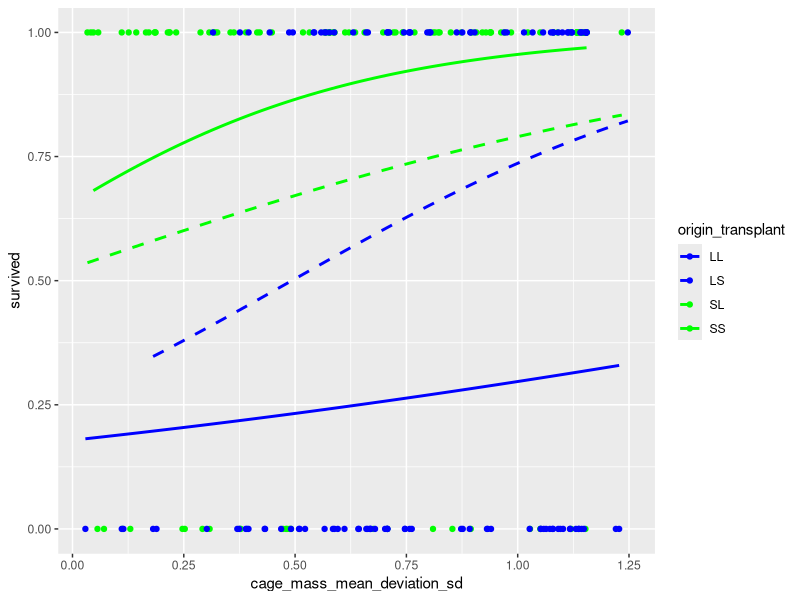
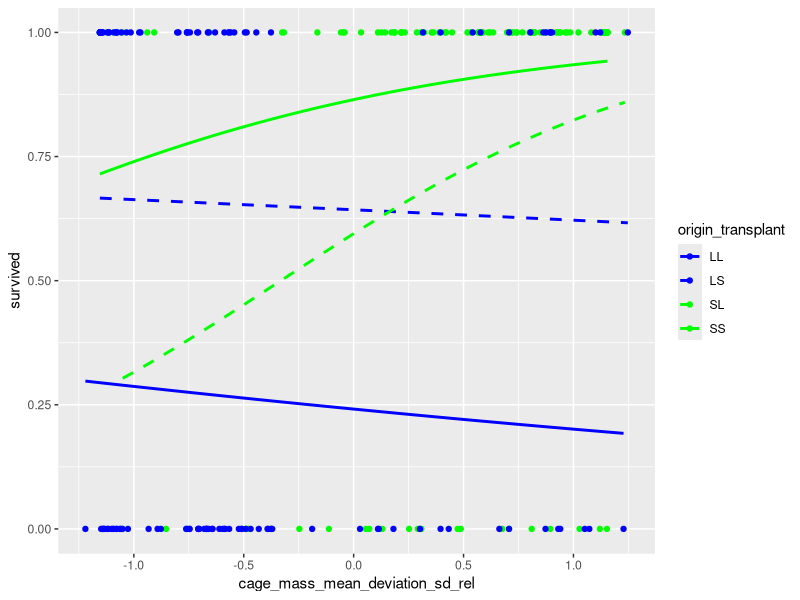

Generate these figures, in order, with R:
## ---- chunk 1
knitr::opts_chunk$set(
  collapse = TRUE,
  comment = "#>"
)
## ---- chunk 2
total_n_fish <- 300
n_fish_control <- 60
n_fish_transplanted <- 240
origin_values <- c("Lake", "Stream")
transplanted_values <- c("Lake", "Stream", "Control")
lowest_pre_mass <- 0.5
highest_pre_mass <- 3.6
n_survived <- 151
n_died <- 89
n_enclosures <- 80
n_enclosures_with_2_fish <- 3
n_enclosures_with_3_fish <- 74
n_enclosures_with_4_fish <- 3
anomous_enclosures <- c("L20", "L25", "L6", "L7", "S22", "S24")
cage_mass_mean_for_l1 <- 1.256667
cage_mass_stdev_for_l1 <- 0.4532475
cage_mass_mean_deviation_sd_for_l1 <- c(1.1546303, -0.5662836, -0.5883466)

abs_cage_mass_mean_deviation_sd_for_l1 <- abs(cage_mass_mean_deviation_sd_for_l1)
## ---- chunk 3
testthat::expect_equal(
  total_n_fish,
  n_fish_control + n_fish_transplanted
)
testthat::expect_equal(
  n_fish_transplanted,
  n_survived + n_died
)
testthat::expect_equal(
  n_enclosures,
  n_enclosures_with_2_fish + n_enclosures_with_3_fish + n_enclosures_with_4_fish
)
testthat::expect_equal(
  length(anomous_enclosures),
  n_enclosures_with_2_fish + n_enclosures_with_4_fish
)
## ---- chunk 4
t_all <- read.csv("Bolnick_traits.txt", sep = " ")
## ---- chunk 5
knitr::kable(head(t_all))
## ---- chunk 6
t <- t_all |> dplyr::select(fishID, origin, enclosure, pre_mass, transplant,  survived) |> dplyr::arrange(enclosure)
knitr::kable(head(t))
## ---- chunk 7
testthat::expect_equal(total_n_fish, length(unique(t$fishID)))
## ---- chunk 8
testthat::expect_equal(unique(t$origin), origin_values)
## ---- chunk 9
testthat::expect_equal(unique(t$transplant), transplanted_values)
## ---- chunk 10
t_1 <- t |> dplyr::filter(transplant != "Control") 
testthat::expect_equal(n_fish_transplanted, length(unique(t_1$fishID)))
## ---- chunk 11
testthat::expect_equal(lowest_pre_mass, min(t_1$pre_mass))
testthat::expect_equal(highest_pre_mass, max(t_1$pre_mass))
## ---- chunk 12
testthat::expect_equal(n_survived, sum(t_1$survived == TRUE))
testthat::expect_equal(n_died, sum(t_1$survived == FALSE))
## ---- chunk 13
testthat::expect_equal(n_enclosures, length(unique(t_1$enclosure)))
## ---- chunk 14
n_fish_per_enclosure <- dplyr::count(t_1, enclosure)
testthat::expect_equal(n_enclosures_with_2_fish, sum(n_fish_per_enclosure$n == 2))
testthat::expect_equal(n_enclosures_with_3_fish, sum(n_fish_per_enclosure$n == 3))
testthat::expect_equal(n_enclosures_with_4_fish, sum(n_fish_per_enclosure$n == 4))
knitr::kable(head(n_fish_per_enclosure))
## ---- chunk 15
testthat::expect_equal(anomous_enclosures, n_fish_per_enclosure[n_fish_per_enclosure$n != 3, ]$enclosure)
knitr::kable(n_fish_per_enclosure[n_fish_per_enclosure$n != 3, ])
## ---- chunk 16
cage_mass_mean_per_enclosure <- t_1 |> 
  dplyr::select(enclosure, pre_mass) |>
  dplyr::group_by(enclosure) |>
  dplyr::summarise(cage_mass_mean = mean(pre_mass))
t_2 <- merge(t_1, cage_mass_mean_per_enclosure)
knitr::kable(head(t_2))
knitr::kable(t_2[t_2$enclosure == "L1", ])
testthat::expect_equal(
  t_2[t_2$enclosure == "L1", ]$cage_mass_mean,
  rep(cage_mass_mean_for_l1, 3),
  tolerance = 1.0e-6
)
## ---- chunk 17
cage_mass_stdev_per_enclosure <- t_2 |> 
  dplyr::select(enclosure, pre_mass) |>
  dplyr::group_by(enclosure) |>
  dplyr::summarise(cage_mass_stdev = sd(pre_mass))
t_3 <- merge(t_2, cage_mass_stdev_per_enclosure)
knitr::kable(head(t_3))
knitr::kable(t_3[t_3$enclosure == "L1", ])
testthat::expect_equal(
  t_3[t_3$enclosure == "L1", ]$cage_mass_stdev,
  rep(cage_mass_stdev_for_l1, 3),
  tolerance = 1.0e-6
)
## ---- chunk 18
cage_mass_mean_deviation_sd_per_fish <- t_3 |> 
  dplyr::select(fishID, pre_mass, cage_mass_mean, cage_mass_stdev) |>
  dplyr::group_by(fishID) |>
  dplyr::mutate(
    cage_mass_mean_deviation_sd = 
      abs(pre_mass - cage_mass_mean) / cage_mass_stdev
  ) |>
  dplyr::select(fishID, cage_mass_mean_deviation_sd)
testthat::expect_equal(
  nrow(cage_mass_mean_deviation_sd_per_fish),
  n_fish_transplanted
)

testthat::expect_equal(
  nrow(t_3),
  n_fish_transplanted
)
t_4 <- merge(t_3, cage_mass_mean_deviation_sd_per_fish)
testthat::expect_equal(
  nrow(t_4),
  n_fish_transplanted
)

knitr::kable(head(t_4))
knitr::kable(t_4[t_4$enclosure == "L1", ])
testthat::expect_equal(
  t_4[t_4$enclosure == "L1", ]$cage_mass_mean_deviation_sd,
  abs_cage_mass_mean_deviation_sd_for_l1,
  tolerance = 1.0e-6
)
## ---- chunk 19
t_4$origin_transplant <- paste0(
  stringr::str_sub(t_4$origin,1 ,1),
  stringr::str_sub(t_4$transplant,1 ,1)
)
ggplot2::ggplot(
  data = t_4,
  ggplot2::aes(
    x = cage_mass_mean_deviation_sd,
    y = survived,
    color = origin_transplant,
    lty = origin_transplant
  )
) + ggplot2::scale_color_manual(
    values = c("blue", "blue", "green", "green")
  ) + 
  ggplot2::scale_linetype_manual(
    values = c("solid", "dashed", "dashed", "solid")
  ) +
  ggplot2::geom_point() +
  ggplot2::geom_smooth(
    method = "glm",
    method.args = list(family = "binomial"),
    se = FALSE
  ) 

# No idea how to get that P
# + ggpmisc::stat_poly_eq(ggpmisc::use_label("eq"))
## ---- chunk 20
cage_mass_mean_deviation_sd_per_fish_rel <- t_4 |> 
  dplyr::select(fishID, pre_mass, cage_mass_mean, cage_mass_stdev) |>
  dplyr::group_by(fishID) |>
  dplyr::mutate(
    cage_mass_mean_deviation_sd_rel = 
      (pre_mass - cage_mass_mean) / cage_mass_stdev
  ) |>
  dplyr::select(fishID, cage_mass_mean_deviation_sd_rel)
testthat::expect_equal(
  nrow(cage_mass_mean_deviation_sd_per_fish_rel),
  n_fish_transplanted
)

testthat::expect_equal(
  nrow(t_4),
  n_fish_transplanted
)
t_5 <- merge(t_4, cage_mass_mean_deviation_sd_per_fish_rel)
testthat::expect_equal(
  nrow(t_5),
  n_fish_transplanted
)

knitr::kable(head(t_5))
knitr::kable(t_5[t_5$enclosure == "L1", ])
testthat::expect_equal(
  t_5[t_5$enclosure == "L1", ]$cage_mass_mean_deviation_sd_rel,
  cage_mass_mean_deviation_sd_for_l1,
  tolerance = 1.0e-6
)
## ---- chunk 21
ggplot2::ggplot(
  data = t_5,
  ggplot2::aes(
    x = cage_mass_mean_deviation_sd_rel,
    y = survived,
    color = origin_transplant,
    lty = origin_transplant
  )
) + ggplot2::scale_color_manual(
    values = c("blue", "blue", "green", "green")
  ) + 
  ggplot2::scale_linetype_manual(
    values = c("solid", "dashed", "dashed", "solid")
  ) +
  ggplot2::geom_point() +
  ggplot2::geom_smooth(
    method = "glm",
    method.args = list(family = "binomial"),
    se = FALSE
  ) 

# No idea how to get that P
# + ggpmisc::stat_poly_eq(ggpmisc::use_label("eq"))
